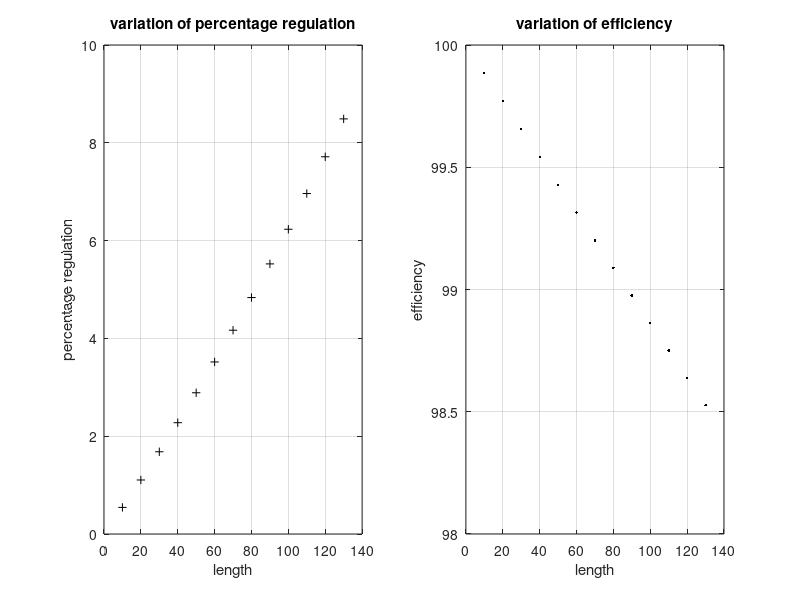

MATLAB code for this plot:
% D:\314126514017\med_trans_pi_model.m

% problem:
% A 345kV 3 phase Transmission line is 130km long. The resistance per phase
% is 0.036 ohm/km, the inductance per phase if 0.8mH/km. The shunt
% capacitance is 0.01102 microF/km. The receiving end load is 270MVA with
% 0.8PF lagging at 325kV. use
% a) pi model

% MATLAB program for medium line model
% lagging power factor

% initial clearing
% -----------------------------
clc;
%   clear all;
close all;
% -----------------------------

% given values
% resistance per kilometre length of line
resistance = 0.036;

% inductance per kilometre length of line
inductance = 0.8e-3; % 1.3263 mH
% disp(inductance);

% system frequency
f = 60;

% system inductive reactance
x = 2 * pi * f * inductance;
% disp(x);
capacitance = 0.0112e-6;
y = 1j * 2 * pi * f * capacitance;

% k is for the length and traversing of the vector len;
k = 1;

% Sr receiving end power
% apparent 3 phase
S_r = 270e+6; % 381MVA

% Vr --> voltage receiving end per phase
V_r = (325e3 / sqrt(3));

% load power factor
PF = 0.8;

% power factor angle
Pfr_angle = acos(PF); % cos-1(0.8)
% disp('power factor angle');
% disp(Pfr_angle);

% receiving end current per phase
% Ir_mag = ((S_r * PF) / (sqrt(3) * V_r * PF))
Ir_mag = (S_r / (3 * V_r));
% receiving end power
P_r = S_r * PF;    

I_r = Ir_mag * (cos(Pfr_angle) - (1j * sin(Pfr_angle)));
% disp('I_r');
% disp(I_r);

% preallocating arrays for faster computation
% the matlab way
percent_regulation = zeros(1, 13);
losses = zeros(1, 13);
total_losses = zeros(1, 13);
efficiency = zeros(1, 13);
len = zeros(1, 13);

for l = 10 : 10 : 130
    % resistance per phase
    R = resistance * l;
    
    % reactance per phase
    X = x * l;
    
    Y = y * l;
    % impedance
    Z = complex(R, X);
    
    % voltage at the sending end
    V_s = (((1 + ((Y * Z) / 2)) * V_r) + (Z * I_r));
    V_no_load = (V_s / (1 + (Y * Z)));
    
    % current at the sending end
    I_s = ((Y * (1 + (Y * Z) / 4) * V_r) + (1 + ((Y * Z) / 2)) * I_r);
    
    % percentage regulation
    percent_regulation(k) = ((abs(V_no_load) - V_r) / V_r) * 100;
    
    % per phase losses
    losses(k) = (Ir_mag ^ 2) * resistance * l;
    total_losses(k) = 3 * losses(k);
    
    efficiency(k) = (P_r / (P_r + total_losses(k))) * 100;
    
    len(k) = l;
    k = k + 1;
    V_s = abs(V_s);
    I_s = abs(I_s);
end

disp('length');
disp(len);
disp('percentage regulation');
disp(percent_regulation);

disp('efficiency');
disp(efficiency);

disp('voltage at sending end');
disp(V_s);

disp('current at receiving end');
disp(I_r);


% plot showing the percentage regulation
subplot(1, 2, 1), plot(len, percent_regulation, 'k+')
xlabel('length'), ylabel('percentage regulation')
title('variation of percentage regulation'), grid on

% plot showing the efficiency
subplot(1, 2, 2), plot(len, efficiency, 'k.')
xlabel('length'), ylabel('efficiency')
title('variation of efficiency'), grid on